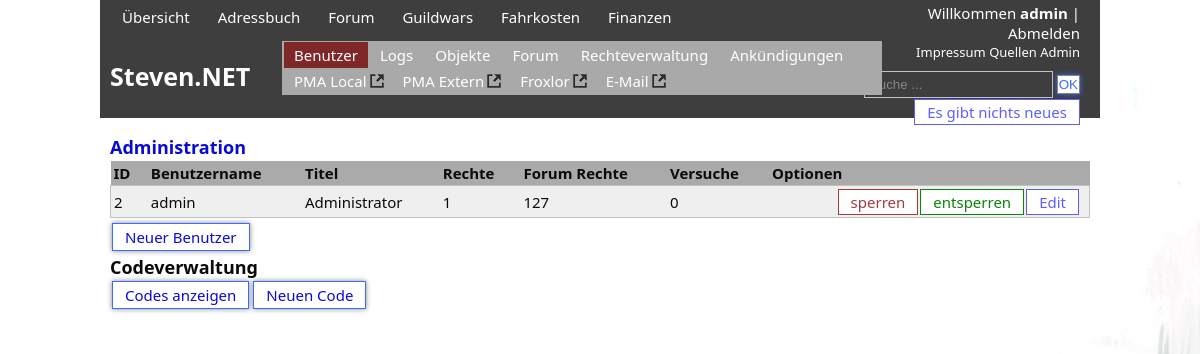
The page /admin/control.php (signed in) on the database its author committed.
### tables this page shows
CREATE TABLE `benutzer` (
  `id` int(10) NOT NULL,
  `Name` varchar(20) NOT NULL,
  `Passwort` char(128) NOT NULL COMMENT 'als MD5 Hash',
  `timestamp` timestamp NOT NULL DEFAULT CURRENT_TIMESTAMP,
  `rights` bigint(20) NOT NULL COMMENT 'Rechte des Benutzers',
  `forumRights` bigint(20) NOT NULL COMMENT 'Rechte zum Anzeigen von Inhalten im Forum',
  `versuche` int(3) DEFAULT NULL COMMENT 'Versuche für den Login',
  `realName` varchar(50) NOT NULL COMMENT 'Echter Name des Benutzers',
  `titel` varchar(250) NOT NULL COMMENT 'Titel des Benutzers'
);

### includes/objekt/mysql.class.php (called while the page is built, shortened)
<?php
class sql {
	function connectToDBNewWay() {
		try {
		$db = new PDO('mysql:host=localhost;dbname=flathacksql1', 'root', '12141214');
		} catch (Exception $e) {
			$css = '<link href="/flatnet2/css/error.css" type="text/css" rel="stylesheet" />';
			$errorText = "<p class='info'>Datenbank Error</p>";
			$bild = "<img src='/flatnet2/images/fehler/grund.PNG' name='' alt='DatenbankError'>";
			$errorBeschreibung = "<p>Quggan traurig, Quaggan kann die Datenbank nicht finden, nur Errors.</p>";
			die ("<body><div><div class='wrapper'>"
					.$css. $errorText . $bild . $errorBeschreibung
					."</div></div></body></html>");
		}
		return $db;
	}
	function getObjektInfo($query) {
		$db = $this->connectToDBNewWay();
		$stmt = $db->query($query);
		$results = $stmt->fetchAll(PDO::FETCH_OBJ);
		return $results;
	}
}
?>

### includes/control.class.php (the view, shortened to what this page needs)
<?php
include 'objekt/functions.class.php';
class control extends functions {
	function contentSelector($action) {
		if ($action == "") {
			$this->showBenutzer ();
			$this->newBenutzerEingabe ();
			$this->codeVerwaltung ();
		}
	}
	function showBenutzer() {
		if($this->userHasRight("37", 0) == true) {
			echo "<table class='flatnetTable'>";
			echo "<thead>
					<td>ID</td>
					<td>Benutzername</td>
					<td>Titel</td>
					<td><a href='?action=4'>Rechte</a>
					<td><a href='?action=5'>Forum Rechte</a>
					</td><td>Versuche</td>
					<td>Optionen</td></thead>";
			$benutzerliste = "SELECT timestamp
					, id
					, Name
					, titel
					, rights
					, forumRights
					, versuche
					, day(timestamp) AS tag
					, month(timestamp) AS monat
					, year(timestamp) AS jahr
					FROM benutzer
					ORDER BY id";
			$row = $this->getObjektInfo($benutzerliste);
			for ($i = 0 ; $i < sizeof($row) ; $i++) {
				echo "<tbody";
				if (isset ( $_GET ['bearb'] )) {
					if ($_GET ['bearb'] == $row[$i]->id) {
						echo " id='offen' ";
					}
				}
				echo ">";
				echo "<td>".$row[$i]->id."</td>";
				echo "<td><a href='?bearb=". $row[$i]->id."&userverw=1#bearbeiten'>".$row[$i]->Name."</a></td>";
				echo "<td>".$row[$i]->titel."</td>";
				echo "<td>".$row[$i]->rights."</td>";
				echo "<td>".$row[$i]->forumRights."</td>";
				if ($row[$i]->versuche == 3) {
					echo "<td>gesperrt</td>";
				} else {
					echo "<td>".$row[$i]->versuche."</td>";
				}
				echo "<td>
				<a href='?bearb=".$row[$i]->id."&userverw=1' class='rightBlueLink'>Edit</a>
				<a href='?statusID=".$row[$i]->id."&status=entsperren&userverw=1&action=1' class='rightGreenLink'>entsperren</a>
				<a href='?statusID=".$row[$i]->id."&status=sperren&userverw=1&action=1' class='rightRedLink'>sperren</a>
				</td>";
				echo "</tbody>";
			}
			echo "</table>";
		} else {
			echo "<p class=''>Du darfst die Benutzerverwaltung nicht anzeigen</p>";
		}
	}
	function newBenutzerEingabe() {
		if($this->userHasRight("38", 0) == true) {
			echo "<a href='?regnewuser' class='buttonlink'>Neuer Benutzer</a><br>";
		} else {
			echo "<p class=''>Du darfst keine neuen Benutzer anlegen.</p>";
		}
	}
	function codeVerwaltung() {
		if($this->userHasRight("57", 0) == true) {
			echo "<h2>Codeverwaltung</h2>";
			echo "<a href='/flatnet2/admin/control.php?action=3&table=registercode' class='buttonlink'>Codes anzeigen</a><a href='?action=1&createNewCode=1' class='buttonlink'>Neuen Code</a>";
		} else {
			echo "<p class=''>Du darfst die Codeverwaltung nicht anzeigen.</p>";
		}
	}
}

### css/style.css (style rules this page uses)
html { overflow: scroll; }
body { background-image: url(../images/gwbackground.jpg); background-color: grey; background-repeat: repeat; background-attachment: fixed; font-family: Segoe UI; font-size: 15px; font-style: normal; font-weight: normal; text-decoration: none; }
* { padding: 0px; margin: 0px; }
h2, h3, h4, h5, h6 { padding-top: 2px; padding-bottom: 2px; font-size: 18px; margin: none; }
a { color: #0000d5; text-decoration: none; }
.buttonlink { display: inline-block; padding: 3px 12px; border: 1px solid #3366FF; box-shadow: 0px 0px 5px grey; margin: 0px 2px 2px 2px; background-color: white; -webkit-transition: all 0.3s ease-in-out; -moz-transition: all 0.3s ease-in-out; -ms-transition: all 0.3s ease-in-out; -o-transition: all 0.3s ease-in-out; transition: all 0.3s ease-in-out; }
.rightGreenLink { padding: 2px 12px; margin-left: 2px; margin-top: 1px; float: right; cursor: pointer; border: 1px solid green; color: green !important; background-color: white; -webkit-transition: all 0.3s ease-in-out; -moz-transition: all 0.3s ease-in-out; -ms-transition: all 0.3s ease-in-out; -o-transition: all 0.3s ease-in-out; transition: all 0.3s ease-in-out; }
.rightRedLink { padding: 2px 12px; margin-left: 2px; margin-top: 1px; float: right; cursor: pointer; border: 1px solid #a03235; color: #a03235 !important; background-color: white; -webkit-transition: all 0.3s ease-in-out; -moz-transition: all 0.3s ease-in-out; -ms-transition: all 0.3s ease-in-out; -o-transition: all 0.3s ease-in-out; transition: all 0.3s ease-in-out; }
.rightBlueLink { padding: 2px 12px; margin-left: 2px; margin-top: 1px; float: right; cursor: pointer; border: 1px solid #5959ff; color: #5959ff !important; background-color: white; -webkit-transition: all 0.3s ease-in-out; -moz-transition: all 0.3s ease-in-out; -ms-transition: all 0.3s ease-in-out; -o-transition: all 0.3s ease-in-out; transition: all 0.3s ease-in-out; }
.flatnetTable { border-collapse: collapse; margin-bottom: 5px; width: 100%; color: black; }
.flatnetTable thead { background: #a7a7a7; text-align: left; color: black; font-weight: bolder; }
.flatnetTable tbody { border: 1px solid #c0c0c0; background-color: #efefef; }
.flatnetTable td { padding: 2px 10px 2px 3px; vertical-align: middle; }
.flatnetTable a:link, .flatnetTable a:visited, .flatnetTable a:active, .flatnetTable a:focus { color: black; }

### rows shown on the page
benutzer: id "2", Name "admin", titel "Administrator", rights "1", forumRights "127", versuche "0"

### other values the page prints
$_SESSION['username'] "admin"
$linkname "Es gibt nichts neues"
